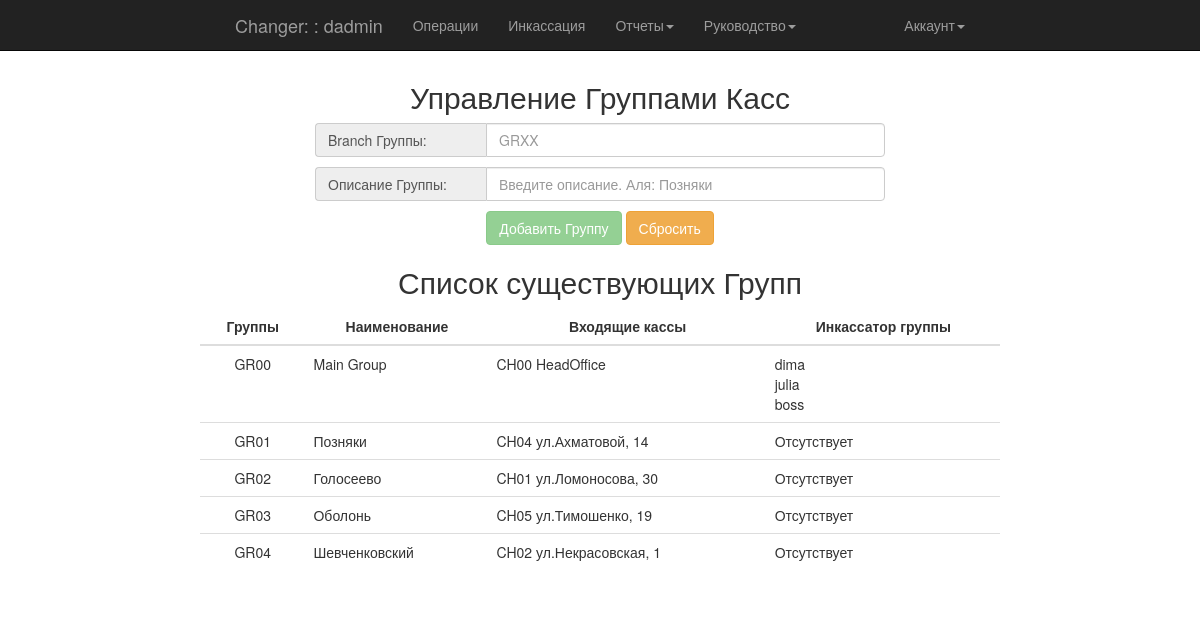
Page /admin/add_group (signed in) on the earlier database version.
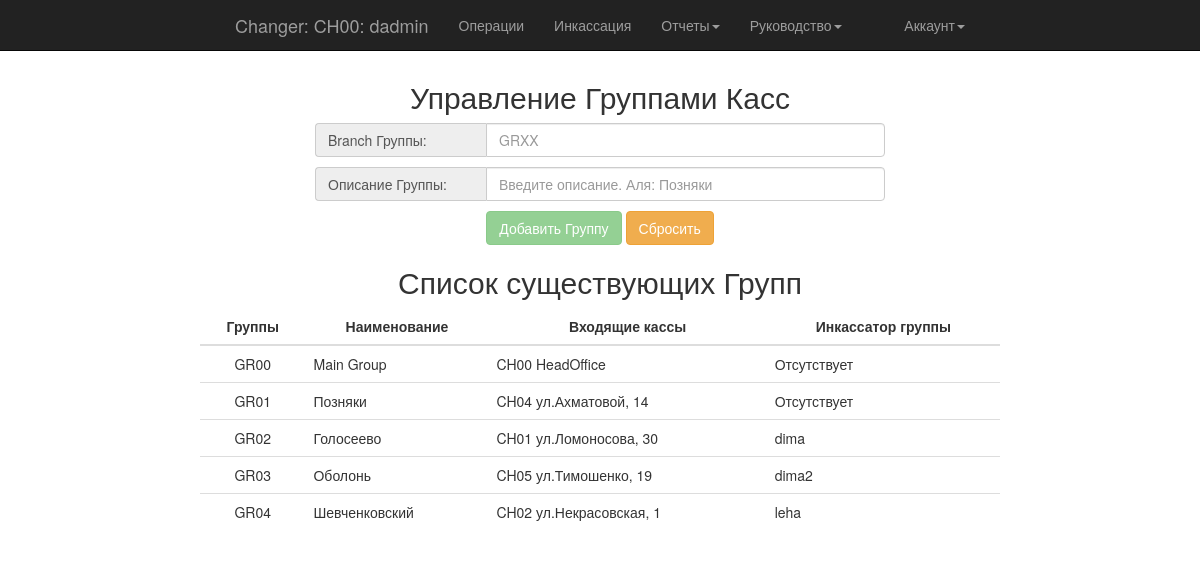
Same page on the later database version.
### app/models.py (models this page shows, shortened)
class User(UserMixin, db.Model):
    __tablename__ = 'users'
    id = db.Column(db.Integer, primary_key=True)
    username = db.Column(db.String(64), unique=True, index=True)
    password_hash = db.Column(db.String(128))
    member_since = db.Column(db.DateTime(), default=datetime.utcnow)
    last_seen = db.Column(db.DateTime(), default=datetime.utcnow)
    status = db.Column(db.Boolean, default=True)
    role_id = db.Column(db.Integer, db.ForeignKey('roles.id'))
    role = db.relationship('Role', backref='user')
    cash_id = db.Column(db.Integer, db.ForeignKey('cashes.id'))
    cash = db.relationship('Cashes', backref='user')
    group_id = db.Column(db.Integer, db.ForeignKey('group_cashes.id'), default=1)
    group = db.relationship('GroupOfCashes', backref='user')
    deals = db.relationship('Deals', backref='user', lazy='dynamic')
    transactions = db.relationship('Transaction', backref='user', lazy='dynamic')
    collections = db.relationship('Collections', backref='user')
    def can(self, permissions):
        return self.role is not None and (self.role.permissions & permissions) == permissions
    @property
    def password(self):
        raise "Password isn't readable attribute"

class GroupOfCashes(db.Model):
    __tablename__ = 'group_cashes'
    id = db.Column(db.Integer, primary_key=True)
    group_branch = db.Column(db.String(8), unique=True)
    group_description = db.Column(db.String(64))
    main = db.Column(db.Boolean, default=False)

class Cashes(db.Model):
    __tablename__ = 'cashes'
    id = db.Column(db.Integer, primary_key=True)
    branch = db.Column(db.String(8))
    address = db.Column(db.String(64))
    member_since = db.Column(db.DateTime(), default=datetime.utcnow)
    status = db.Column(db.Boolean, default=True)
    group_id = db.Column(db.Integer, db.ForeignKey('group_cashes.id'))
    group = db.relationship('GroupOfCashes', backref='cash')
    deals = db.relationship('Deals', backref='cash', lazy='dynamic')
    collections = db.relationship('Collections', backref='cash')
    transactions = db.relationship('Transaction', backref='cash')

### app/admin/views.py (the view, shortened to what this page needs)
@admin.route('/add_group', methods=['GET', 'POST'])
@login_required
@admin_required
def add_group():
    list_group = []
    groups = GroupOfCashes.query.order_by('group_branch').all()
    for g in groups:
        cashes = Cashes.query.filter_by(group=g).all()
        collectors = User.query.filter_by(group=g).all()
        list_group.append((g, cashes, collectors))
    return render_template('admin/add_group.html', list_group=list_group)

### app/main/__init__.py (called while the page is built)
@main.app_context_processor
def inject_permission():
    return dict(Permission=Permission)

### app/models.py (called while the page is built)
@login_manager.user_loader
def load_user(user_id):
    return User.query.get(int(user_id))

### app/templates/admin/add_group.html (shortened to what this page needs)
{% extends "base.html" %}
{% block content %}
    <div class="col-sm-6 col-sm-offset-3 loginpage">
        <p><h2 class="text-center">Управление Группами Касс</h2></p>
        <form method="post">
            <div class="input-group">
                <span class="input-group-addon">Branch Группы:</span>
                <input class="form-control" name="branch" placeholder="GRXX" type="text" required>
            </div>
            <div class="input-group" style="margin-top: 10px">
                <span class="input-group-addon">Описание Группы:</span>
                <input class="form-control" name="description" placeholder="Введите описание. Аля: Позняки" type="text" required>
            </div>
            <div class="row text-center" style="margin-top:10px">
                <button type="submit" class="btn btn-success" disabled>Добавить Группу</button>
                <button type="reset" class="btn btn-warning">Сбросить</button>
            </div>
        </form>
    </div>
    <div class="col-sm-8 col-sm-offset-2">
        <p><h2 class="text-center">Список существующих Групп</h2></p>
        <div class="row">
            <table class="table">
                <thead>
                <tr>
                    <th class="text-center">Группы</th>
                    <th class="text-center">Наименование</th>
                    <th class="text-center">Входящие кассы</th>
                    <th class="text-center">Инкассатор группы</th>
                </tr>
                </thead>
                <tbody>
                {% for g in list_group %}
                    <tr>
                        <td class="text-center">{{ g[0].group_branch }}</td>
                        <td>{{ g[0].group_description }}</td>
                        <td>
                            {% for i in g[1] %}
                                {% if not i.status %}
                                    <span style="text-decoration: line-through; color: #ff0000;">{{ i.branch }} {{ i.address }}</span><span>(closed)</span>
                                    <br>
                                {% else %}
                                    <span>{{ i.branch }} {{ i.address }}</span>
                                {% endif %}
                                <br>
                            {% endfor %}
                        </td>
                        <td>
                            {% if g[2] %}
                                {% for i in g[2] %}
                                    {{ i.username }}
                                    <br>
                                {% endfor %}
                            {% else %}
                                Отсутствует
                            {% endif %}</td>
                    </tr>
                {% endfor %}
                </tbody>
            </table>
        </div>
    </div>
{% endblock %}

### app/templates/base.html (shortened to what this page needs)
<!DOCTYPE html>
<html lang="en" {% block html_attribs %}{% endblock html_attribs %}>
{% block html %}
    <head>
        {% block head %}
            {% block styles %}
                <link rel="stylesheet" href="{{ url_for('static', filename='bootstrap.min.css') }}">
                <link rel="stylesheet" href="{{ url_for('static', filename='style.css') }}">
            {% endblock styles %}
        {% endblock head %}
    </head>
    <body>
    {% block body %}
        {% block navbar %}
            <nav class="navbar navbar-inverse navbar-fixed-top">
                <div class="container">
                    <div class="col-md-8 col-md-offset-2">
                        <div class="navbar-header">
                            {% if current_user.is_authenticated %}
                                <a class="navbar-brand" href="#">Changer: {{ current_user.cash.branch }}: {{ current_user.username }}</a>
                            {% else %}
                                <a class="navbar-brand" href="#">Changer</a>
                            {% endif %}
                        </div>
                        <div class="navbar-collapse collapse">
                            <ul class="nav navbar-nav">
                                {% if current_user.is_authenticated %}
                                    {% if current_user.can(Permission.MAKE_OPERATION) %}
                                        <li><a href="{{ url_for('main.index') }}">Операции</a></li>
                                        <li><a href="{{ url_for('main.collections') }}">Инкассация</a></li>
                                        <li class="dropdown">
                                            <a href="#" class="dropdown-toggle" data-toggle="dropdown">Отчеты<b class="caret"></b></a>
                                        </li>
                                    {% endif %}
                                    {% if current_user.can(Permission.SHOW_STATUS) %}
                                        <li class="dropdown">
                                        <a href="#" class="dropdown-toggle" data-toggle="dropdown">Руководство<b class="caret"></b></a>
                                    </li>
                                    {% endif %}
                                {% endif %}
                            </ul>
                            <ul class="nav navbar-nav navbar-right">
                                {% if current_user.is_authenticated %}
                                    <li class="dropdown">
                                        <a href="#" class="dropdown-toggle" data-toggle="dropdown">Аккаунт<b class="caret"></b></a>
                                    </li>
                                {% else %}
                                    <li><a href="{{ url_for('auth.login') }}">Войти</a></li>
                                {% endif %}
                            </ul>
                        </div>
                    </div>
                </div>
            </nav>
        {% endblock navbar %}
        {% block content %}
        {% endblock content %}
    {% endblock body %}
    </body>
{% endblock html %}
</html>

### app/static/style.css (style rules this page uses)
.loginpage { margin-top: 60px; }
.input-group-addon:first-child { width: 30%; border-right: 0px none; text-align: left; }
.input-group { position: relative; display: table; border-collapse: separate; width: 100%; }

Differences in the rows shown:
shown differently, row unchanged: Cashes "CH00": cash.branch (not shown) → "CH00"
changed GroupOfCashes "GR00": loses User (username "julia"); loses User (username "boss"); loses User (username "dima"); now shows "Отсутствует"
changed GroupOfCashes "GR02": gains User (username "dima"); no longer shows "Отсутствует"
shown differently, row unchanged: GroupOfCashes "GR03": no longer shows "Отсутствует"
added User: username "dima2", shown under GroupOfCashes "GR03"
shown differently, row unchanged: GroupOfCashes "GR04": no longer shows "Отсутствует"
added User: username "leha", shown under GroupOfCashes "GR04"
